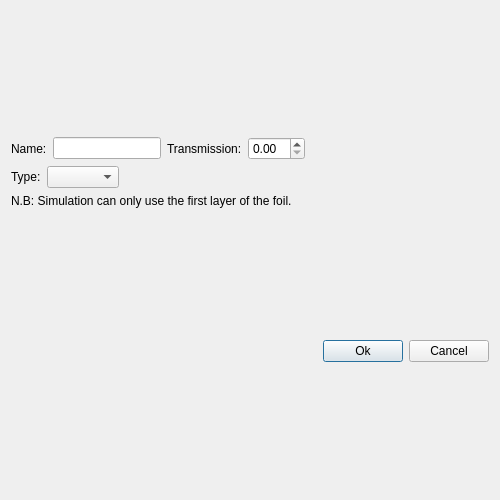
<?xml version="1.0" encoding="UTF-8"?>
<ui version="4.0">
 <class>ui_composition_dialog</class>
 <widget class="QDialog" name="ui_composition_dialog">
  <property name="geometry">
   <rect>
    <x>0</x>
    <y>0</y>
    <width>500</width>
    <height>500</height>
   </rect>
  </property>
  <property name="minimumSize">
   <size>
    <width>500</width>
    <height>500</height>
   </size>
  </property>
  <property name="windowTitle">
   <string>Foil Information</string>
  </property>
  <layout class="QGridLayout" name="gridLayout">
   <item row="2" column="0">
    <layout class="QHBoxLayout" name="horizontalLayout_5">
     <item>
      <spacer name="horizontalSpacer_2">
       <property name="orientation">
        <enum>Qt::Horizontal</enum>
       </property>
       <property name="sizeHint" stdset="0">
        <size>
         <width>40</width>
         <height>20</height>
        </size>
       </property>
      </spacer>
     </item>
     <item>
      <widget class="QPushButton" name="okButton">
       <property name="text">
        <string>Ok</string>
       </property>
      </widget>
     </item>
     <item>
      <widget class="QPushButton" name="cancelButton">
       <property name="text">
        <string>Cancel</string>
       </property>
      </widget>
     </item>
    </layout>
   </item>
   <item row="0" column="0">
    <layout class="QVBoxLayout" name="verticalLayout">
     <item>
      <layout class="QHBoxLayout" name="horizontalLayout_8">
       <item>
        <widget class="QLabel" name="nameLabel">
         <property name="text">
          <string>Name:</string>
         </property>
        </widget>
       </item>
       <item>
        <widget class="QLineEdit" name="nameEdit">
         <property name="sizePolicy">
          <sizepolicy hsizetype="Maximum" vsizetype="Fixed">
           <horstretch>0</horstretch>
           <verstretch>0</verstretch>
          </sizepolicy>
         </property>
         <property name="maximumSize">
          <size>
           <width>200</width>
           <height>16777215</height>
          </size>
         </property>
        </widget>
       </item>
       <item>
        <widget class="QLabel" name="label">
         <property name="text">
          <string>Transmission:</string>
         </property>
        </widget>
       </item>
       <item>
        <widget class="QDoubleSpinBox" name="transmissionEdit"/>
       </item>
       <item>
        <spacer name="horizontalSpacer">
         <property name="orientation">
          <enum>Qt::Horizontal</enum>
         </property>
         <property name="sizeHint" stdset="0">
          <size>
           <width>40</width>
           <height>20</height>
          </size>
         </property>
        </spacer>
       </item>
      </layout>
     </item>
     <item>
      <layout class="QHBoxLayout" name="horizontalLayout_2">
       <item>
        <widget class="QLabel" name="typeLabel">
         <property name="text">
          <string>Type:</string>
         </property>
        </widget>
       </item>
       <item>
        <widget class="QComboBox" name="typeComboBox"/>
       </item>
       <item>
        <layout class="QHBoxLayout" name="dimensionLayout"/>
       </item>
       <item>
        <spacer name="horizontalSpacer_3">
         <property name="orientation">
          <enum>Qt::Horizontal</enum>
         </property>
         <property name="sizeHint" stdset="0">
          <size>
           <width>40</width>
           <height>20</height>
          </size>
         </property>
        </spacer>
       </item>
      </layout>
     </item>
     <item>
      <widget class="QLabel" name="label_2">
       <property name="sizePolicy">
        <sizepolicy hsizetype="Preferred" vsizetype="Fixed">
         <horstretch>0</horstretch>
         <verstretch>0</verstretch>
        </sizepolicy>
       </property>
       <property name="text">
        <string>N.B: Simulation can only use the first layer of the foil.</string>
       </property>
      </widget>
     </item>
    </layout>
   </item>
   <item row="1" column="0">
    <layout class="QGridLayout" name="matplotlib_layout"/>
   </item>
  </layout>
 </widget>
 <layoutdefault spacing="6" margin="11"/>
 <resources/>
 <connections/>
</ui>
